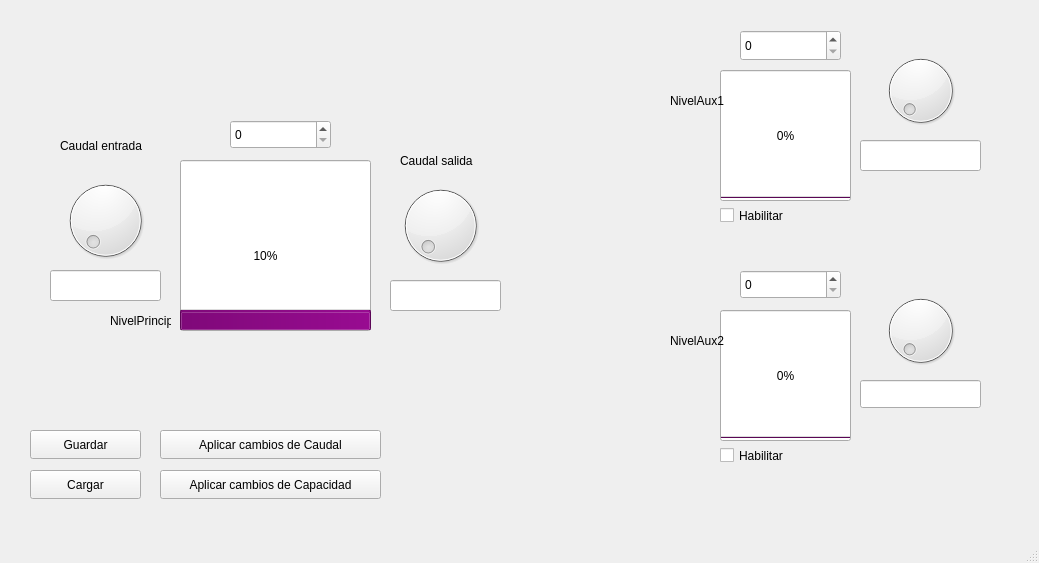
<?xml version="1.0" encoding="UTF-8"?>
<ui version="4.0">
 <class>MainWindow</class>
 <widget class="QMainWindow" name="MainWindow">
  <property name="geometry">
   <rect>
    <x>0</x>
    <y>0</y>
    <width>1039</width>
    <height>563</height>
   </rect>
  </property>
  <property name="windowTitle">
   <string>MainWindow</string>
  </property>
  <widget class="QWidget" name="centralwidget">
   <widget class="QProgressBar" name="Auxiliar2">
    <property name="geometry">
     <rect>
      <x>720</x>
      <y>310</y>
      <width>131</width>
      <height>131</height>
     </rect>
    </property>
    <property name="palette">
     <palette>
      <active>
       <colorrole role="Highlight">
        <brush brushstyle="SolidPattern">
         <color alpha="255">
          <red>127</red>
          <green>9</green>
          <blue>121</blue>
         </color>
        </brush>
       </colorrole>
      </active>
      <inactive>
       <colorrole role="Highlight">
        <brush brushstyle="SolidPattern">
         <color alpha="255">
          <red>127</red>
          <green>9</green>
          <blue>121</blue>
         </color>
        </brush>
       </colorrole>
      </inactive>
      <disabled/>
     </palette>
    </property>
    <property name="value">
     <number>0</number>
    </property>
    <property name="orientation">
     <enum>Qt::Orientation::Vertical</enum>
    </property>
   </widget>
   <widget class="QProgressBar" name="Auxiliar1">
    <property name="geometry">
     <rect>
      <x>720</x>
      <y>70</y>
      <width>131</width>
      <height>131</height>
     </rect>
    </property>
    <property name="palette">
     <palette>
      <active>
       <colorrole role="Highlight">
        <brush brushstyle="SolidPattern">
         <color alpha="255">
          <red>127</red>
          <green>9</green>
          <blue>121</blue>
         </color>
        </brush>
       </colorrole>
      </active>
      <inactive>
       <colorrole role="Highlight">
        <brush brushstyle="SolidPattern">
         <color alpha="255">
          <red>127</red>
          <green>9</green>
          <blue>121</blue>
         </color>
        </brush>
       </colorrole>
      </inactive>
      <disabled/>
     </palette>
    </property>
    <property name="value">
     <number>0</number>
    </property>
    <property name="orientation">
     <enum>Qt::Orientation::Vertical</enum>
    </property>
   </widget>
   <widget class="QDial" name="Entrada">
    <property name="geometry">
     <rect>
      <x>60</x>
      <y>160</y>
      <width>91</width>
      <height>121</height>
     </rect>
    </property>
   </widget>
   <widget class="QDial" name="Salida">
    <property name="geometry">
     <rect>
      <x>390</x>
      <y>180</y>
      <width>101</width>
      <height>91</height>
     </rect>
    </property>
   </widget>
   <widget class="QDial" name="dial_Aux1Out">
    <property name="geometry">
     <rect>
      <x>870</x>
      <y>50</y>
      <width>101</width>
      <height>81</height>
     </rect>
    </property>
   </widget>
   <widget class="QDial" name="dial_Aux2Out">
    <property name="geometry">
     <rect>
      <x>880</x>
      <y>290</y>
      <width>81</width>
      <height>81</height>
     </rect>
    </property>
   </widget>
   <widget class="QCheckBox" name="checkBox">
    <property name="geometry">
     <rect>
      <x>720</x>
      <y>200</y>
      <width>91</width>
      <height>31</height>
     </rect>
    </property>
    <property name="text">
     <string>Habilitar</string>
    </property>
   </widget>
   <widget class="QCheckBox" name="checkBox_2">
    <property name="geometry">
     <rect>
      <x>720</x>
      <y>440</y>
      <width>91</width>
      <height>31</height>
     </rect>
    </property>
    <property name="text">
     <string>Habilitar</string>
    </property>
   </widget>
   <widget class="QLabel" name="label_PrincipalLevel">
    <property name="geometry">
     <rect>
      <x>110</x>
      <y>310</y>
      <width>61</width>
      <height>21</height>
     </rect>
    </property>
    <property name="text">
     <string>NivelPrincipal</string>
    </property>
   </widget>
   <widget class="QLabel" name="label_Aux1Level">
    <property name="geometry">
     <rect>
      <x>670</x>
      <y>80</y>
      <width>71</width>
      <height>41</height>
     </rect>
    </property>
    <property name="text">
     <string>NivelAux1</string>
    </property>
   </widget>
   <widget class="QLabel" name="label_Aux2Level">
    <property name="geometry">
     <rect>
      <x>670</x>
      <y>320</y>
      <width>91</width>
      <height>41</height>
     </rect>
    </property>
    <property name="text">
     <string>NivelAux2</string>
    </property>
   </widget>
   <widget class="QPushButton" name="pushButtonLoadState">
    <property name="geometry">
     <rect>
      <x>30</x>
      <y>470</y>
      <width>111</width>
      <height>29</height>
     </rect>
    </property>
    <property name="text">
     <string>Cargar</string>
    </property>
   </widget>
   <widget class="QLabel" name="label_OutRate">
    <property name="geometry">
     <rect>
      <x>400</x>
      <y>140</y>
      <width>101</width>
      <height>41</height>
     </rect>
    </property>
    <property name="text">
     <string>Caudal salida</string>
    </property>
   </widget>
   <widget class="QLabel" name="label_InRate">
    <property name="geometry">
     <rect>
      <x>60</x>
      <y>130</y>
      <width>101</width>
      <height>31</height>
     </rect>
    </property>
    <property name="text">
     <string>Caudal entrada</string>
    </property>
   </widget>
   <widget class="QPushButton" name="pushButtonSaveState">
    <property name="geometry">
     <rect>
      <x>30</x>
      <y>430</y>
      <width>111</width>
      <height>29</height>
     </rect>
    </property>
    <property name="text">
     <string>Guardar</string>
    </property>
   </widget>
   <widget class="QLineEdit" name="lineEdit_CisternaInLph">
    <property name="geometry">
     <rect>
      <x>50</x>
      <y>270</y>
      <width>111</width>
      <height>31</height>
     </rect>
    </property>
   </widget>
   <widget class="QLineEdit" name="lineEdit_Aux1OutLph">
    <property name="geometry">
     <rect>
      <x>860</x>
      <y>140</y>
      <width>121</width>
      <height>31</height>
     </rect>
    </property>
   </widget>
   <widget class="QLineEdit" name="lineEdit_Aux2OutLph">
    <property name="geometry">
     <rect>
      <x>860</x>
      <y>380</y>
      <width>121</width>
      <height>28</height>
     </rect>
    </property>
   </widget>
   <widget class="QLineEdit" name="lineEdit_CisternaOutLph">
    <property name="geometry">
     <rect>
      <x>390</x>
      <y>280</y>
      <width>111</width>
      <height>31</height>
     </rect>
    </property>
   </widget>
   <widget class="QPushButton" name="pushButton_ApplyCaps">
    <property name="geometry">
     <rect>
      <x>160</x>
      <y>470</y>
      <width>221</width>
      <height>29</height>
     </rect>
    </property>
    <property name="text">
     <string>Aplicar cambios de Capacidad</string>
    </property>
   </widget>
   <widget class="QPushButton" name="pushButton_ApplyFlows">
    <property name="geometry">
     <rect>
      <x>160</x>
      <y>430</y>
      <width>221</width>
      <height>29</height>
     </rect>
    </property>
    <property name="text">
     <string>Aplicar cambios de Caudal</string>
    </property>
   </widget>
   <widget class="QSpinBox" name="spinBox_CapPrincipal">
    <property name="geometry">
     <rect>
      <x>230</x>
      <y>120</y>
      <width>101</width>
      <height>29</height>
     </rect>
    </property>
   </widget>
   <widget class="QSpinBox" name="spinBox_CapAux2">
    <property name="geometry">
     <rect>
      <x>740</x>
      <y>270</y>
      <width>101</width>
      <height>29</height>
     </rect>
    </property>
   </widget>
   <widget class="QSpinBox" name="spinBox_CapAux1">
    <property name="geometry">
     <rect>
      <x>740</x>
      <y>30</y>
      <width>101</width>
      <height>31</height>
     </rect>
    </property>
   </widget>
   <widget class="QProgressBar" name="Principal">
    <property name="geometry">
     <rect>
      <x>180</x>
      <y>160</y>
      <width>191</width>
      <height>171</height>
     </rect>
    </property>
    <property name="sizePolicy">
     <sizepolicy hsizetype="Expanding" vsizetype="Preferred">
      <horstretch>0</horstretch>
      <verstretch>0</verstretch>
     </sizepolicy>
    </property>
    <property name="palette">
     <palette>
      <active>
       <colorrole role="Highlight">
        <brush brushstyle="SolidPattern">
         <color alpha="255">
          <red>127</red>
          <green>9</green>
          <blue>121</blue>
         </color>
        </brush>
       </colorrole>
      </active>
      <inactive>
       <colorrole role="Highlight">
        <brush brushstyle="SolidPattern">
         <color alpha="255">
          <red>127</red>
          <green>9</green>
          <blue>121</blue>
         </color>
        </brush>
       </colorrole>
      </inactive>
      <disabled/>
     </palette>
    </property>
    <property name="value">
     <number>10</number>
    </property>
    <property name="orientation">
     <enum>Qt::Orientation::Vertical</enum>
    </property>
   </widget>
  </widget>
  <widget class="QMenuBar" name="menubar">
   <property name="geometry">
    <rect>
     <x>0</x>
     <y>0</y>
     <width>1039</width>
     <height>25</height>
    </rect>
   </property>
  </widget>
  <widget class="QStatusBar" name="statusbar"/>
 </widget>
 <resources/>
 <connections/>
</ui>
